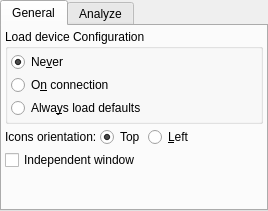
<?xml version="1.0" encoding="UTF-8"?>
<ui version="4.0">
 <class>OpsEkos</class>
 <widget class="QTabWidget" name="OpsEkos">
  <property name="geometry">
   <rect>
    <x>0</x>
    <y>0</y>
    <width>268</width>
    <height>211</height>
   </rect>
  </property>
  <property name="windowTitle">
   <string>TabWidget</string>
  </property>
  <property name="currentIndex">
   <number>0</number>
  </property>
  <widget class="QWidget" name="generalTab">
   <attribute name="title">
    <string>General</string>
   </attribute>
   <layout class="QVBoxLayout" name="verticalLayout_3">
    <property name="spacing">
     <number>3</number>
    </property>
    <property name="leftMargin">
     <number>3</number>
    </property>
    <property name="topMargin">
     <number>3</number>
    </property>
    <property name="rightMargin">
     <number>3</number>
    </property>
    <property name="bottomMargin">
     <number>3</number>
    </property>
    <item>
     <layout class="QVBoxLayout" name="verticalLayout">
      <item>
       <widget class="QGroupBox" name="groupBox_3">
        <property name="title">
         <string>Load device Configuration</string>
        </property>
        <layout class="QVBoxLayout" name="verticalLayout_2">
         <property name="spacing">
          <number>3</number>
         </property>
         <property name="leftMargin">
          <number>3</number>
         </property>
         <property name="topMargin">
          <number>3</number>
         </property>
         <property name="rightMargin">
          <number>3</number>
         </property>
         <property name="bottomMargin">
          <number>3</number>
         </property>
         <item>
          <widget class="QRadioButton" name="kcfg_neverLoadConfig">
           <property name="text">
            <string>Ne&amp;ver</string>
           </property>
           <property name="checked">
            <bool>true</bool>
           </property>
          </widget>
         </item>
         <item>
          <widget class="QRadioButton" name="kcfg_loadConfigOnConnection">
           <property name="text">
            <string>O&amp;n connection</string>
           </property>
          </widget>
         </item>
         <item>
          <widget class="QRadioButton" name="kcfg_loadDefaultConfig">
           <property name="text">
            <string>Alwa&amp;ys load defaults</string>
           </property>
          </widget>
         </item>
        </layout>
       </widget>
      </item>
      <item>
       <layout class="QHBoxLayout" name="horizontalLayout_3">
        <property name="spacing">
         <number>3</number>
        </property>
        <item>
         <widget class="QLabel" name="label_4">
          <property name="text">
           <string>Icons orientation:</string>
          </property>
         </widget>
        </item>
        <item>
         <widget class="QRadioButton" name="kcfg_EkosTopIcons">
          <property name="toolTip">
           <string>Ekos modules icons are placed on the top of pages</string>
          </property>
          <property name="text">
           <string>Top</string>
          </property>
          <property name="checked">
           <bool>true</bool>
          </property>
          <attribute name="buttonGroup">
           <string notr="true">ekosIconsPositionGroup</string>
          </attribute>
         </widget>
        </item>
        <item>
         <widget class="QRadioButton" name="kcfg_EkosLeftIcons">
          <property name="toolTip">
           <string>Ekos module icons are placed to the left of pages</string>
          </property>
          <property name="text">
           <string>&amp;Left</string>
          </property>
          <attribute name="buttonGroup">
           <string notr="true">ekosIconsPositionGroup</string>
          </attribute>
         </widget>
        </item>
        <item>
         <spacer name="horizontalSpacer_3">
          <property name="orientation">
           <enum>Qt::Horizontal</enum>
          </property>
          <property name="sizeHint" stdset="0">
           <size>
            <width>40</width>
            <height>20</height>
           </size>
          </property>
         </spacer>
        </item>
       </layout>
      </item>
      <item>
       <widget class="QCheckBox" name="kcfg_independentWindowEkos">
        <property name="toolTip">
         <string>Make Ekos window independent from KStars main window. Requires restart to take effect.</string>
        </property>
        <property name="text">
         <string>Independent window</string>
        </property>
       </widget>
      </item>
     </layout>
    </item>
    <item>
     <spacer name="verticalSpacer_2">
      <property name="orientation">
       <enum>Qt::Vertical</enum>
      </property>
      <property name="sizeHint" stdset="0">
       <size>
        <width>20</width>
        <height>40</height>
       </size>
      </property>
     </spacer>
    </item>
   </layout>
  </widget>
  <widget class="QWidget" name="analyzeTab">
   <attribute name="title">
    <string>Analyze</string>
   </attribute>
   <layout class="QVBoxLayout" name="analyzeLayout">
    <property name="spacing">
     <number>3</number>
    </property>
    <property name="leftMargin">
     <number>3</number>
    </property>
    <property name="topMargin">
     <number>3</number>
    </property>
    <property name="rightMargin">
     <number>3</number>
    </property>
    <property name="bottomMargin">
     <number>3</number>
    </property>
    <item>
     <widget class="QGroupBox" name="analyzeGroupBox">
      <property name="title">
       <string>Settings</string>
      </property>
      <layout class="QVBoxLayout" name="verticalLayout_4">
       <item>
        <widget class="QCheckBox" name="kcfg_AnalyzeRestartWithEkos">
         <property name="toolTip">
          <string>&lt;html&gt;&lt;head/&gt;&lt;body&gt;&lt;p&gt;If Analyze is running and Ekos is disconnected then reconnected, a new .analyze file will be created and written to, and the graphs in Analyze will only show the new session.&lt;/p&gt;&lt;/body&gt;&lt;/html&gt;</string>
         </property>
         <property name="text">
          <string>Restart Analyze when Ekos Restarts</string>
         </property>
        </widget>
       </item>
       <item>
        <layout class="QHBoxLayout" name="horizontalLayout_2">
         <property name="spacing">
          <number>1</number>
         </property>
         <property name="sizeConstraint">
          <enum>QLayout::SizeConstraint::SetDefaultConstraint</enum>
         </property>
         <property name="bottomMargin">
          <number>0</number>
         </property>
         <item>
          <widget class="QLabel" name="AnalyzeAlternativeDirectoryLabel">
           <property name="sizePolicy">
            <sizepolicy hsizetype="Fixed" vsizetype="Preferred">
             <horstretch>0</horstretch>
             <verstretch>0</verstretch>
            </sizepolicy>
           </property>
           <property name="text">
            <string>Alternative Image Directory: </string>
           </property>
          </widget>
         </item>
         <item>
          <widget class="QPushButton" name="analyzeAlternativeDirectoryB">
           <property name="sizePolicy">
            <sizepolicy hsizetype="Fixed" vsizetype="Preferred">
             <horstretch>0</horstretch>
             <verstretch>0</verstretch>
            </sizepolicy>
           </property>
           <property name="maximumSize">
            <size>
             <width>32</width>
             <height>16777215</height>
            </size>
           </property>
           <property name="toolTip">
            <string>Set the alternative image directory for Analyze</string>
           </property>
           <property name="text">
            <string/>
           </property>
           <property name="icon">
            <iconset theme="folder"/>
           </property>
          </widget>
         </item>
         <item>
          <widget class="QLineEdit" name="kcfg_AnalyzeAlternativeDirectoryName">
           <property name="sizePolicy">
            <sizepolicy hsizetype="Preferred" vsizetype="Preferred">
             <horstretch>0</horstretch>
             <verstretch>0</verstretch>
            </sizepolicy>
           </property>
           <property name="text">
            <string/>
           </property>
          </widget>
         </item>
        </layout>
       </item>
       <item>
        <widget class="QGroupBox" name="mcpGroupBox">
         <property name="title">
          <string>AI Assistant (MCP)</string>
         </property>
         <layout class="QVBoxLayout" name="verticalLayout_mcp">
          <item>
           <widget class="QCheckBox" name="kcfg_MCPEnabled">
            <property name="text">
             <string>Enable MCP server</string>
            </property>
           </widget>
          </item>
          <item>
           <layout class="QHBoxLayout" name="horizontalLayout_mcp">
            <item>
             <widget class="QLabel" name="mcpPortLabel">
              <property name="text">
               <string>Port:</string>
              </property>
             </widget>
            </item>
            <item>
             <widget class="QSpinBox" name="kcfg_MCPPort">
              <property name="minimum">
               <number>1024</number>
              </property>
              <property name="maximum">
               <number>65535</number>
              </property>
             </widget>
            </item>
            <item>
             <widget class="QLabel" name="mcpStatusLabel">
              <property name="text">
               <string>Off</string>
              </property>
             </widget>
            </item>
            <item>
             <spacer name="horizontalSpacer_mcp">
              <property name="orientation">
               <enum>Qt::Horizontal</enum>
              </property>
              <property name="sizeHint" stdset="0">
               <size>
                <width>40</width>
                <height>20</height>
               </size>
              </property>
             </spacer>
            </item>
           </layout>
          </item>
         </layout>
        </widget>
       </item>
       <item>
        <spacer name="verticalSpacer">
         <property name="orientation">
          <enum>Qt::Vertical</enum>
         </property>
         <property name="sizeHint" stdset="0">
          <size>
           <width>20</width>
           <height>40</height>
          </size>
         </property>
        </spacer>
       </item>
      </layout>
     </widget>
    </item>
   </layout>
  </widget>
 </widget>
 <resources/>
 <connections/>
 <buttongroups>
  <buttongroup name="ekosIconsPositionGroup"/>
 </buttongroups>
</ui>
